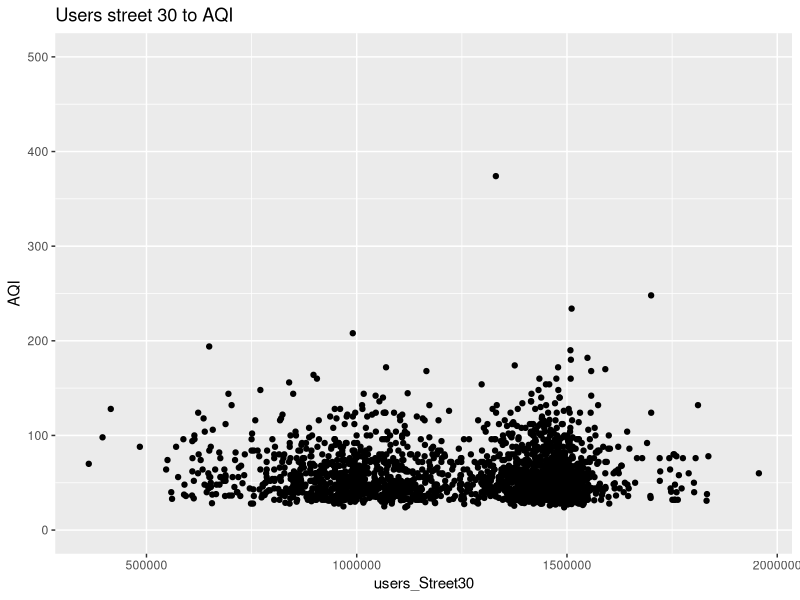
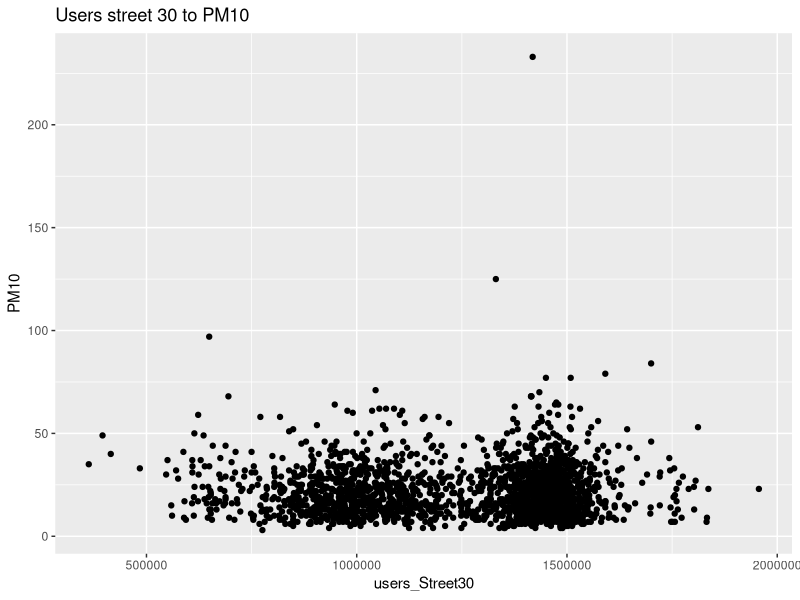
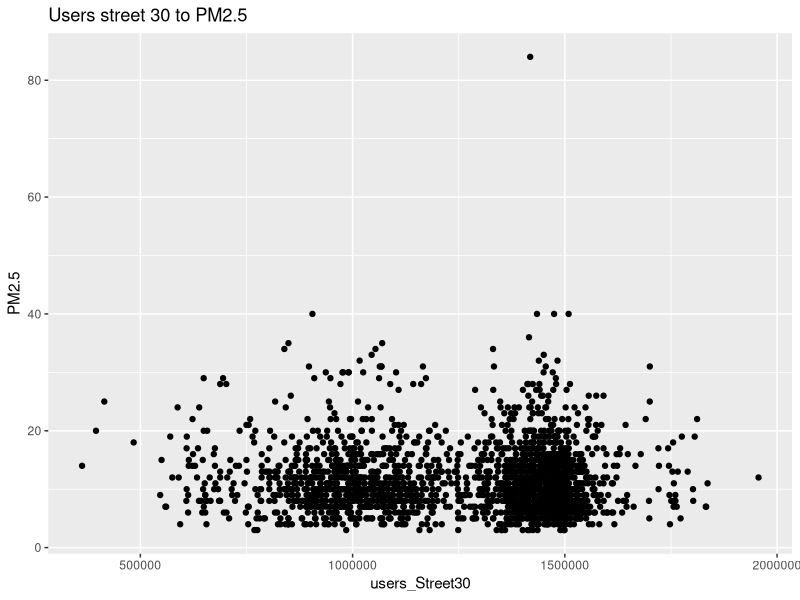
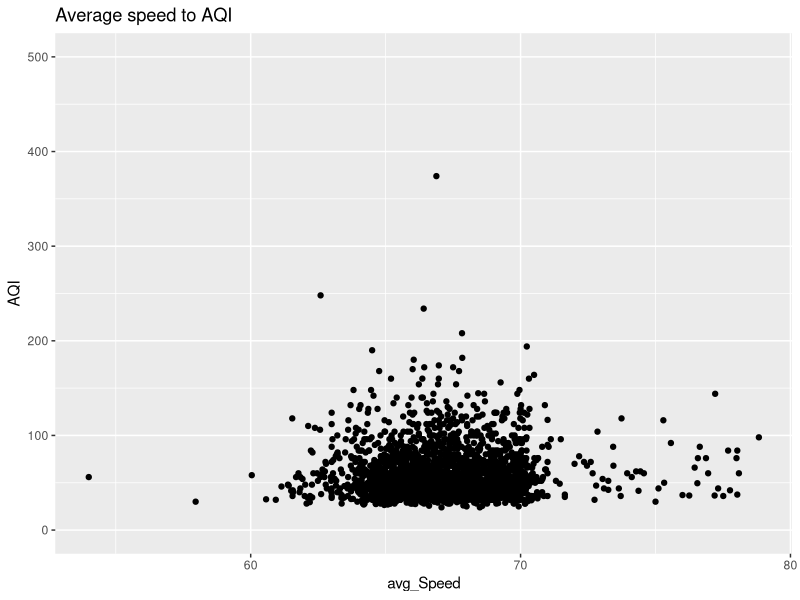
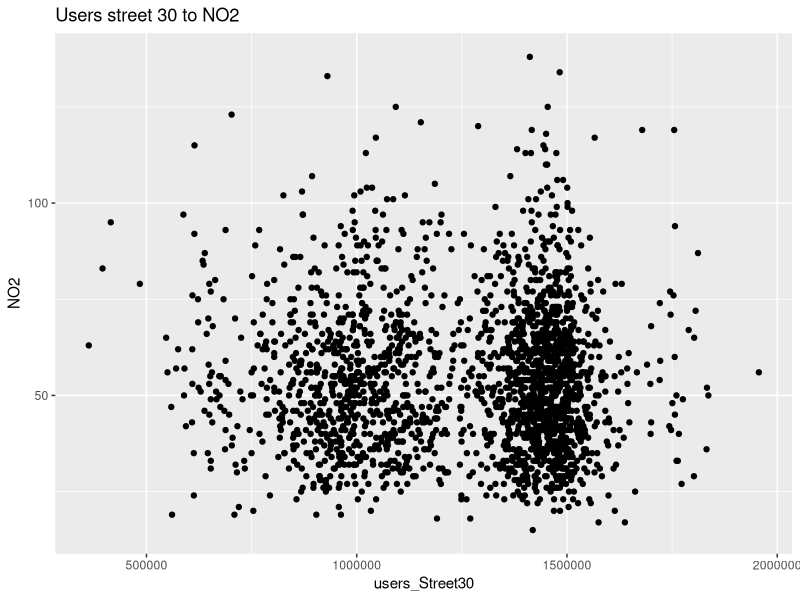
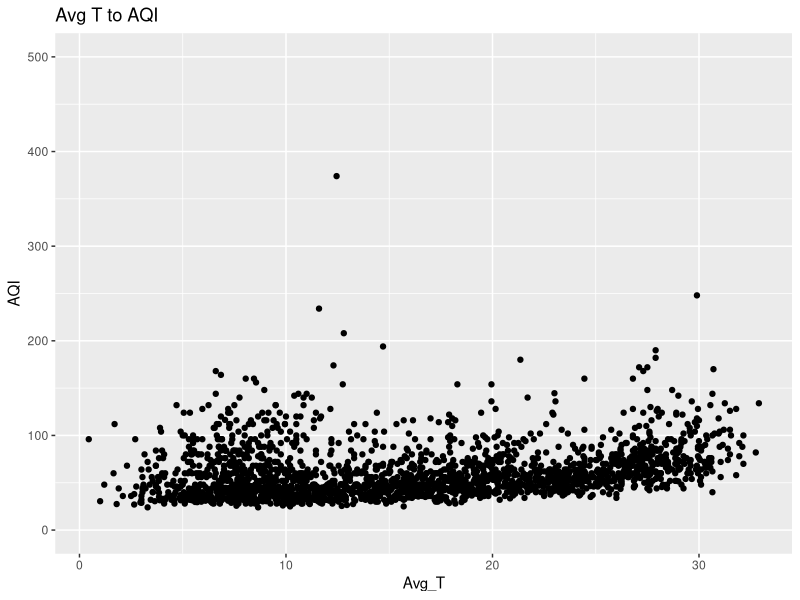
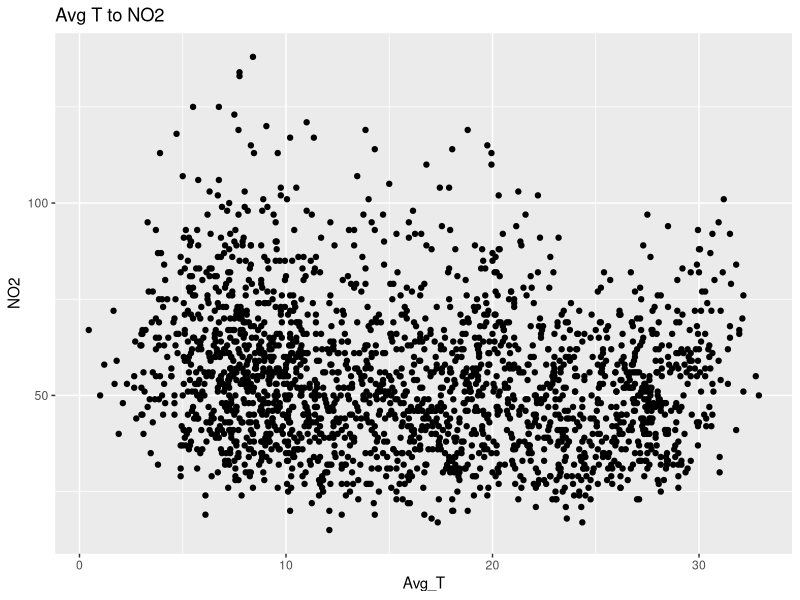
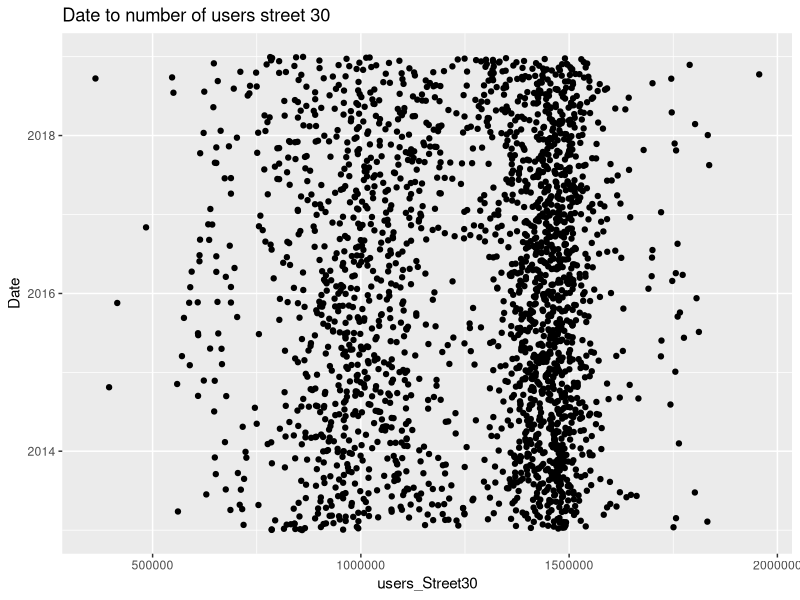

The R source for these figures, in order:
rm(list=ls())


library(tidyverse)
library(XML)
require(XML)
library(writexl)
library("readxl")


Total <- read_excel("Cleaned_Total.xlsx")

#plot of AQI to users street 30a
ggplot(data = Total) + 
  geom_point(mapping = aes(x=users_Street30, y=AQI))+
  # geom_smooth(mapping = aes(x= Date, y=AQI))+
        ylim(0,500)+
  ggtitle("Users street 30 to AQI")


#plot of PM10 to users street 30
ggplot(data = Total) + 
  geom_point(mapping = aes(x=users_Street30, y=PM10))+
  # geom_smooth(mapping = aes(x= Date, y=AQI))+
  # ylim(0,500)+
  ggtitle("Users street 30 to PM10")


#plot of PM2.5 to users street 30
ggplot(data = Total) + 
  geom_point(mapping = aes(x=users_Street30, y=PM2.5))+
  # geom_smooth(mapping = aes(x= Date, y=AQI))+
  # ylim(0,500)+
  ggtitle("Users street 30 to PM2.5")

#plot of AQI to users street 30
ggplot(data = Total) + 
  geom_point(mapping = aes(x=avg_Speed, y=AQI))+
  # geom_smooth(mapping = aes(x= Date, y=AQI))+
  ylim(0,500)+
  ggtitle("Average speed to AQI")

#plot of NO2 to users street 30
ggplot(data = Total) + 
  geom_point(mapping = aes(x=users_Street30, y=NO2))+
  # geom_smooth(mapping = aes(x= Date, y=AQI))+
  # ylim(0,500)+
  ggtitle("Users street 30 to NO2")


#plot of AQI to average T
ggplot(data = Total) + 
  geom_point(mapping = aes(x=Avg_T, y=AQI))+
  # geom_smooth(mapping = aes(x= Date, y=AQI))+
  ylim(0,500)+
  ggtitle("Avg T to AQI")


#plot of NO2 to average T
ggplot(data = Total) + 
  geom_point(mapping = aes(x=Avg_T, y=NO2))+
  # geom_smooth(mapping = aes(x= Date, y=AQI))+
  # ylim(0,500)+
  ggtitle("Avg T to NO2")



#plot of Date to users m30
ggplot(data = Total) + 
  geom_point(mapping = aes(x=users_Street30, y=Date))+
  ggtitle("Date to number of users street 30")
